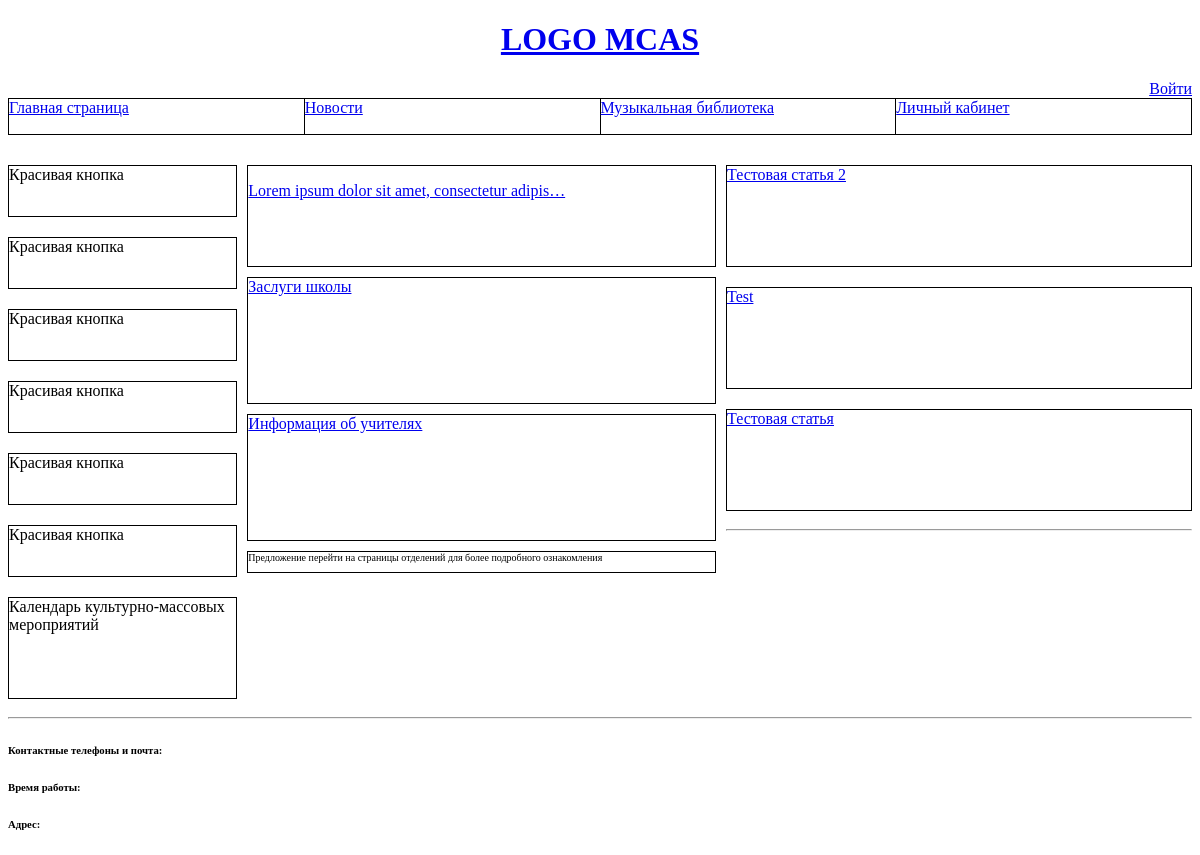
The app's page /, older data.
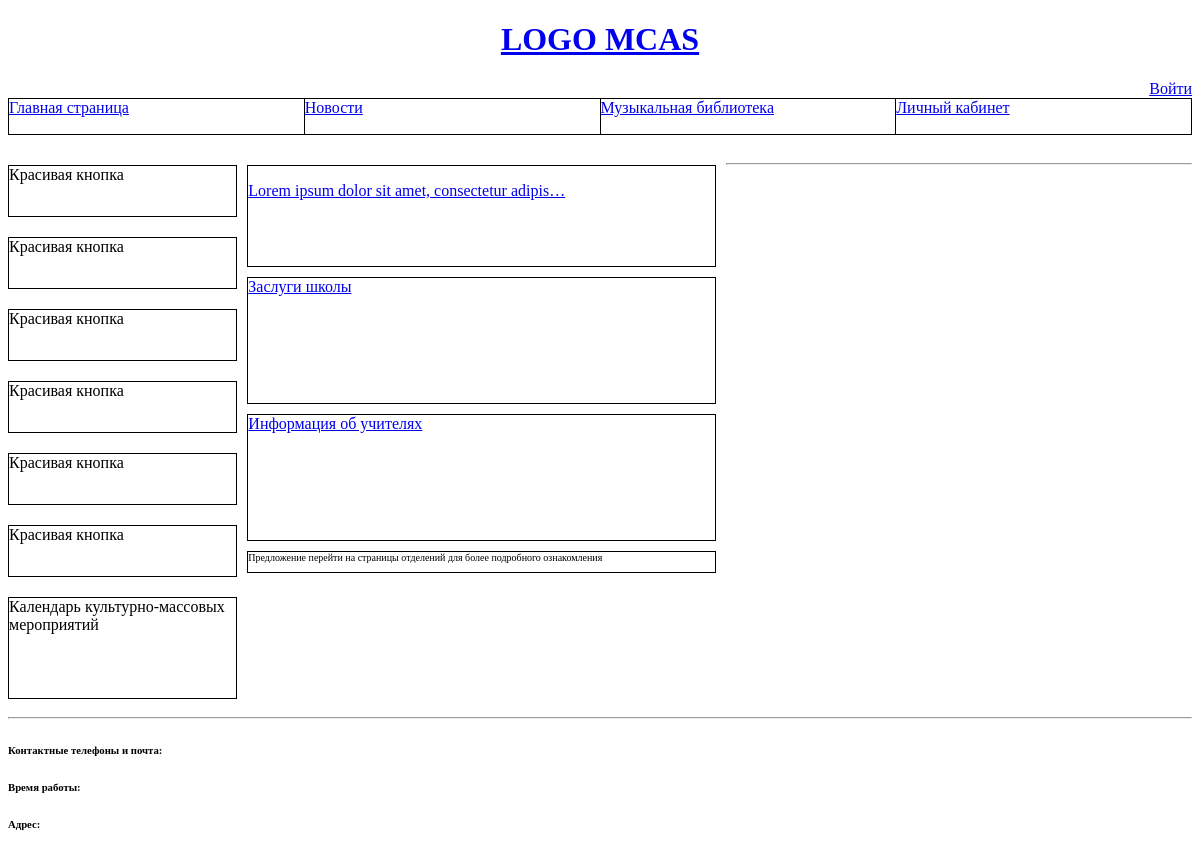
The same page, newer data.
### base/models.py (models this page shows, shortened)
class New(models.Model):
    title = models.CharField(max_length=256, verbose_name="Название статьи")
    description = RichTextField(null = False, blank = False, max_length = 100000, verbose_name="Подробное описание статьи")
    created = models.DateTimeField(auto_now_add=True)

### base/views.py (the view)
# urls.py: path('', views.home, name = 'home'),
def home(request):
    news = New.objects.order_by('-created')[:3]
    about = About.objects.get(id = 1)
    context = {'news':news, 'about':about}
    return render(request, 'base/home.html', context)

### base/templates/base/home.html (shortened to what this page needs)
{% extends 'main.html' %}
{% block content %}
<div class="home-container">
    <div style="display: flex; flex-direction: column">
        <div style="height: 50px; border: 1px solid black; margin-bottom: 10px; margin-right: 10px; margin-top: 10px">
            Красивая кнопка
        </div>
        <div style="height: 50px; border: 1px solid black; margin-bottom: 10px; margin-right: 10px; margin-top: 10px">
            Красивая кнопка
        </div>
        <div style="height: 50px; border: 1px solid black; margin-bottom: 10px; margin-right: 10px; margin-top: 10px">
            Красивая кнопка
        </div>
        <div style="height: 50px; border: 1px solid black; margin-bottom: 10px; margin-right: 10px; margin-top: 10px">
            Красивая кнопка
        </div>
        <div style="height: 50px; border: 1px solid black; margin-bottom: 10px; margin-right: 10px; margin-top: 10px">
            Красивая кнопка
        </div>
        <div style="height: 50px; border: 1px solid black; margin-bottom: 10px; margin-right: 10px; margin-top: 10px">
            Красивая кнопка
        </div>
        <div style="height: 100px; border: 1px solid black; margin-bottom: 10px; margin-right: 10px; margin-top: 10px">
            Календарь культурно-массовых мероприятий
        </div>
    </div>
    <div style="display: flex; flex-direction: column;">
      <div style="height: 100px; border: 1px solid black; margin-bottom: 10px; margin-right: 10px; margin-top: 10px">
          <a href="{% url 'about' %}">
              {{ about.description|safe|truncatechars:50 }}</a>
      </div>
      <div style="height: 125px; border: 1px solid black; margin-bottom: 10px; margin-right: 10px">
          <a href="{% url 'rewards' %}">Заслуги школы</a>
      </div>
      <div style="height: 125px; border: 1px solid black; margin-bottom: 10px; margin-right: 10px">
          <a href="{% url 'teachers-info' %}">Информация об учителях</a>
      </div>
      <div style="height: 20px; border: 1px solid black; font-size: 10px; margin-right: 10px">
          Предложение перейти на страницы отделений для более подробного ознакомления
      </div>
    </div>
    <div>
        <div style="display: flex; flex-direction: column;">
            {% for new in news %}
                <div style="border: 1px solid black; height: 100px; margin-top: 10px; margin-bottom: 10px">
                    <a href="{% url 'new' new.id %}">{{ new.title }}</a>
                </div>
            {% endfor %}
            <hr style="width: 464px">
        </div>
    </div>
</div>
    <hr>
    <h6>Контактные телефоны и почта:</h6>
    <h6>Время работы:</h6>
    <h6>Адрес:</h6>
{% endblock content %}

Row changes from the older to the newer data that the page shows:
removed New: title "Тестовая статья 2"
removed New: title "Test"
removed New: title "Тестовая статья"
